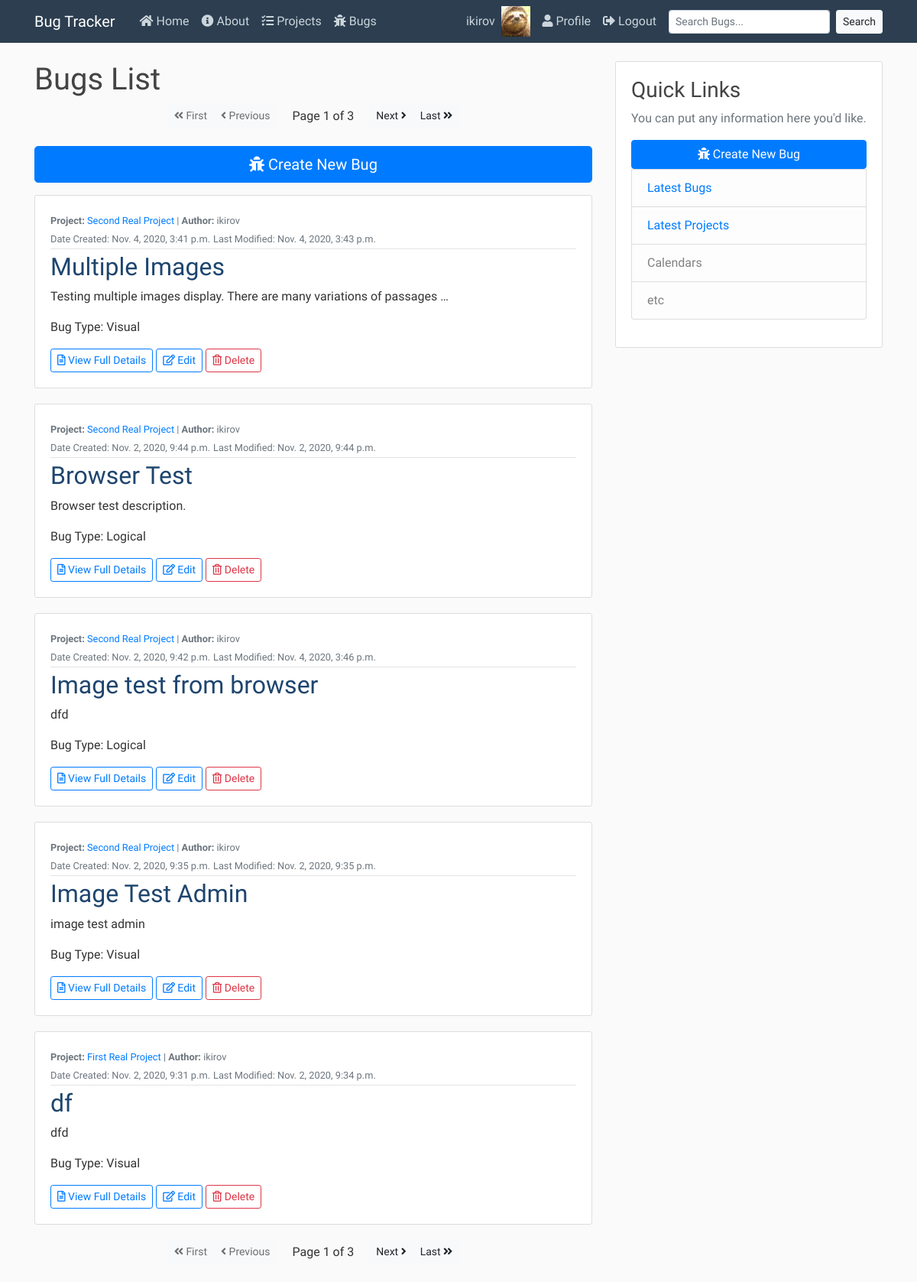
/bugs/ (signed in), run on the app's committed database.
### users/models.py (models this page shows, shortened)
class Profile(models.Model):
    user = models.OneToOneField(User, on_delete=models.CASCADE)
    image = models.ImageField(default='default.jpg', upload_to='profile_pics')

### projects/models.py (models this page shows, shortened)
class Bug(models.Model):
    author = models.ForeignKey(User, on_delete=models.DO_NOTHING)
    name = models.CharField(max_length=50)
    desc = models.CharField(max_length=2000)
    BUG_TYPES = (
        ('V', 'Visual'),
        ('L', 'Logical'),
        ('O', 'Other'),
    )
    bug_type = models.CharField(max_length=1, choices=BUG_TYPES)
    date_added = models.DateTimeField(auto_now_add=True)
    date_modified = models.DateTimeField(auto_now=True)
    project = models.ForeignKey(Project, on_delete=models.CASCADE)
    image = models.ImageField(upload_to='bug_pics', default='default_bug.png')
    image2 = models.ImageField(upload_to='bug_pics', default='default_bug.png')
    class Meta:
        ordering = ['-date_added']

class Project(models.Model):
    name = models.CharField(max_length=50)
    PROJ_TYPES = (
        ('D', 'Dev'),
        ('P', 'Print'),
        ('O', 'Other'),
    )
    name = models.CharField(max_length=60)
    proj_type = models.CharField(max_length=1, choices=PROJ_TYPES)
    date_added = models.DateTimeField(auto_now_add=True)
    date_modified = models.DateTimeField(auto_now=True)
    editors = models.ManyToManyField(User)
    def __str__(self):
        return self.name

### projects/views.py (the view)
# urls.py: path('bugs/', BugListView.as_view(), name="bugs-list"),
class BugListView(LoginRequiredMixin, ListView):
    model = Bug
    ordering = ['-date_added']
    paginate_by = 5

### projects/templates/projects/bug_list.html
{% extends "status/base.html" %}
{% block content %}
    <h1>Bugs List</h1>
    {% include 'projects/pagination.html' %}
    <p><a class="btn btn-primary btn-lg" style="width: 100%;" href="{% url 'bugs-create' %}"><i class="fas fa-bug"></i> Create New Bug</a></p>
    {% for bug in object_list %}
        <article class="media content-section">
            <div class="media-body">
                <div class="article-metadata">
                    <small class="text-muted"><strong>Project:</strong> <a href="{% url 'bugs-project' bug.project.id %}">{{ bug.project }}</a> | <strong>Author:</strong> {{ bug.author }}<br/></small>
                    <small class="text-muted">Date Created: {{ bug.date_added }}</small>
                    <small class="text-muted">Last Modified: {{ bug.date_modified }}</small>
                </div>
                <h2><a class="article-title" href="{% url 'bugs-detail' bug.id %}">{{ bug.name }}</a></h2>
                <p>{{bug.desc|truncatewords:"10"}}</p>
                <p class="article-content">Bug Type: {{ bug.get_bug_type_display }}</p>
                <a class="btn btn-outline-primary btn-sm" href="{% url 'bugs-detail' bug.id %}"><i class="far fa-file-alt"></i> View Full Details</a>
                <a class="btn btn-outline-primary btn-sm" href="{% url 'bugs-update' bug.id %}"><i class="far fa-edit"></i> Edit</a>
                <a class="btn btn-outline-danger btn-sm" href="{% url 'bugs-delete' bug.id %}"><i class="far fa-trash-alt"></i> Delete</a>
            </div>
        </article>
    {% endfor %}
    {% include 'projects/pagination.html' %}
{% endblock content %}

### status/templates/status/base.html (shortened to what this page needs)
{% load static %}
<!DOCTYPE html>
<html lang="en">
<head>
    <link rel="stylesheet" href="https://cdn.jsdelivr.net/npm/bootstrap@4.5.3/dist/css/bootstrap.min.css">
    <link rel="stylesheet" href="{% static 'status/main.css' %}">
    <link rel="stylesheet" href="https://use.fontawesome.com/releases/v5.15.1/css/all.css">
</head>
<body>
    <header class="site-header">
        <nav class="navbar navbar-expand-lg navbar-dark bg-arctic-blue fixed-top">
            <div class="container">
            <a class="navbar-brand mr-4" href="{% url 'status-home' %}">Bug Tracker</a>
            <div class="collapse navbar-collapse" id="navbarToggle">
                <div class="navbar-nav mr-auto">
                <a class="nav-item nav-link" href="{% url 'status-home' %}"><i class="fas fa-home"></i> Home</a>
                <a class="nav-item nav-link" href="{% url 'status-about' %}"><i class="fas fa-info-circle"></i> About</a>
                {% if user.is_authenticated %}
                  <a class="nav-item nav-link" href="{% url 'projects-home' %}"><i class="fas fa-tasks"></i> Projects</a>
                  <a class="nav-item nav-link" href="{% url 'bugs-list' %}"><i class="fas fa-bug"></i> Bugs</a>
                {% endif %}
                </div>
                <div class="navbar-nav">
                  {% if user.is_authenticated %}
                    <div class="nav-profile-group">
                      <a class="nav-item nav-link" href="{% url 'profile' %}">{{user.username}}</a>
                      <img src="{{user.profile.image.url}}" style="zoom:15%;" class="mr-5"/>
                    </div>
                    <a class="nav-item nav-link" href="{% url 'profile' %}"><i class="fas fa-user"></i> Profile</a>
                    <a class="nav-item nav-link" href="{% url 'logout' %}"><i class="fas fa-sign-out-alt"></i> Logout</a>
                    <form type="get" action="{% url 'search-results' %}" accept-charset="utf-8" class="form-inline">
                      <input class="form-control form-control-sm ml-sm-2 mr-sm-2" type="search" placeholder="Search Bugs..." aria-label="Search" id="q" name="q">
                      <button class="btn btn-light my-2 my-sm-0 btn-sm" type="submit">Search</button>
                    </form>
                  {% else %}
                    <a class="nav-item nav-link" href="{% url 'login' %}"><i class="fas fa-sign-in-alt"></i> Login</a>
                    <a class="nav-item nav-link" href="{% url 'register' %}">Register</a>
                  {% endif %}
                </div>
            </div>
            </div>
        </nav>
    </header>
    <main role="main" class="container">
        <div class="row">
          <div class="col-lg-8">
            {% block content %}{% endblock %}
          </div>
          <div class="col-lg-4">
            <div class="content-section">
              <h3>Quick Links</h3>
              <p class='text-muted'>You can put any information here you'd like.
                <ul class="list-group">
                  <a class="btn btn-primary" href="{% url 'bugs-create' %}"><i class="fas fa-bug"></i> Create New Bug</a>
                  <li class="list-group-item list-group-item-light"><a href="{% url 'bugs-list' %}">Latest Bugs</a></li>
                  <li class="list-group-item list-group-item-light"><a href="{% url 'projects-home' %}">Latest Projects</a></li>
                  <li class="list-group-item list-group-item-light">Calendars</li>
                  <li class="list-group-item list-group-item-light">etc</li>
                </ul>
              </p>
            </div>
          </div>
        </div>
      </main>
</body>
</html>

### status/static/status/main.css (style rules this page uses)
body { background: #fafafa; color: #333333; margin-top: 5rem; font-family: 'Abel', sans-serif; }
h1, h2, h3, h4, h5, h6 { color: #444444; }
ul { margin: 0; }
.bg-arctic-blue { background-color: #2C3E50; }
.site-header .navbar-nav .nav-link { color: #cbd5db; }
.content-section { background: #ffffff; border: 1px solid #dddddd; border-radius: 3px; margin-bottom: 20px; padding: 20px; }
.article-title { color:#1E456E; }
.article-content { white-space: pre-line; }
.article-metadata { padding-bottom: 1px; margin-bottom: 4px; border-bottom: 1px solid #e3e3e3 }
.nav-profile-group { display: none; }
@media only screen and (min-width: 1200px) { .nav-profile-group { display: flex; justify-content: center; } }

### data on the page
Bug: project "Second Real Project", author "ikirov", date_added "Nov. 4, 2020, 3:41 p.m.", date_modified "Nov. 4, 2020, 3:43 p.m.", name "Multiple Images", desc "Testing multiple images display. There are many variations of passages …", bug_type "Visual"
Bug: project "Second Real Project", author "ikirov", date_added "Nov. 2, 2020, 9:44 p.m.", date_modified "Nov. 2, 2020, 9:44 p.m.", name "Browser Test", desc "Browser test description.", bug_type "Logical"
Bug: project "Second Real Project", author "ikirov", date_added "Nov. 2, 2020, 9:42 p.m.", date_modified "Nov. 4, 2020, 3:46 p.m.", name "Image test from browser", desc "dfd", bug_type "Logical"
Bug: project "Second Real Project", author "ikirov", date_added "Nov. 2, 2020, 9:35 p.m.", date_modified "Nov. 2, 2020, 9:35 p.m.", name "Image Test Admin", desc "image test admin", bug_type "Visual"
Bug: project "First Real Project", author "ikirov", date_added "Nov. 2, 2020, 9:31 p.m.", date_modified "Nov. 2, 2020, 9:34 p.m.", name "df", desc "dfd", bug_type "Visual"

### other printed values
{{ user.username }} "ikirov"
{{ page_obj.number }} "1 1"
{{ page_obj.paginator.num_pages }} "3 3"
